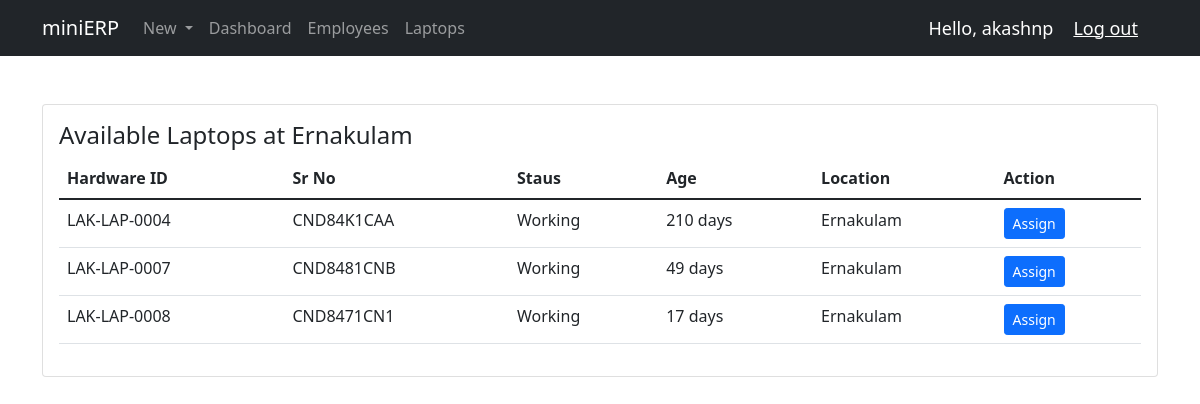
Before: /onbrd_hw_assign (signed in) with the older database file.
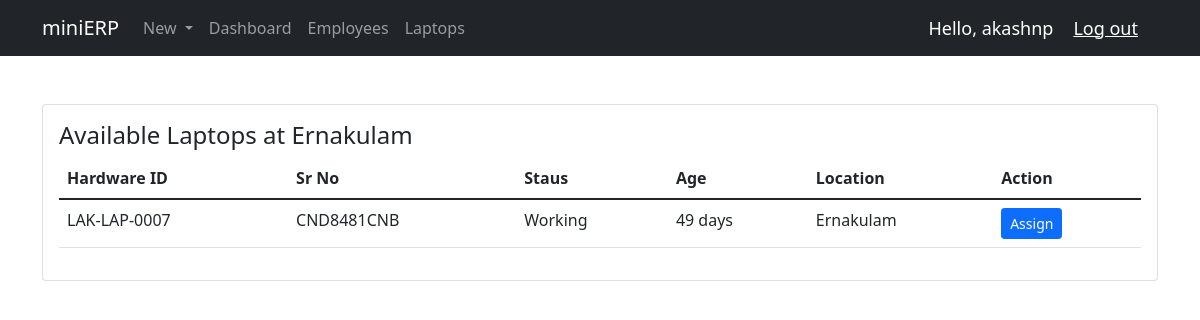
After: the same page with the newer database file.
### hardware/models.py (models this page shows, shortened)
class Employee(models.Model):
    EMPLOYEE_STATUS = (
        ('Active', 'Active'),
        ('InActive', 'Inactive'),
    )
    user = models.OneToOneField(User, null=True, on_delete=models.CASCADE)
    emp_id = models.AutoField(primary_key=True, editable=False)
    lk_emp_id = models.CharField(null=True, blank=True, max_length=15)
    dept_id = models.ForeignKey(Department, null=True, on_delete=models.SET_NULL)
    desig_id = models.ForeignKey(Designation, null=True, on_delete=models.SET_NULL)
    profilePic = models.ImageField(null=True, blank=True)
    emp_name = models.CharField(max_length=100, null=True)
    emp_email = models.CharField(max_length=100, null=True)
    emp_phone = models.IntegerField(null=True)
    emp_status = models.CharField(max_length=10, null=True, choices=EMPLOYEE_STATUS)
    loc_id = models.ForeignKey(Location, null=True, blank=False, on_delete=models.SET_NULL)
    emp_date_joined = models.DateField
    emp_date_exited = models.DateField
    emp_date_created = models.DateField(auto_now_add=True)
    history = HistoricalRecords()

class Location(models.Model):
    location_id = models.AutoField(primary_key=True, editable=False)
    location = models.CharField(max_length=20, null=True)
    def __str__(self):
        return self.location

class Laptop(models.Model):
    LAPTOP_STATUSES = (
        ('Working', 'Working'),
        ('Repair', 'Repair'),
        ('Replace', 'Replace'),
    )
    id = models.AutoField(primary_key=True, editable=False)
    hardware_id = models.CharField(max_length=50, null=True, default=None, blank=True, unique=True)
    emp_id = models.ForeignKey(Employee, null=True, blank=True, on_delete=models.SET_NULL)
    laptop_sr_no = models.CharField(max_length=100, unique=True)
    brand = models.ForeignKey(LaptopBrand, null=True, on_delete=models.SET_NULL)
    model = models.ForeignKey(LaptopModel, null=True, on_delete=models.SET_NULL)
    laptop_status = models.CharField(max_length=20, null=True, choices=LAPTOP_STATUSES)
    laptop_location = models.ForeignKey(Location, null=True, blank=False, on_delete=models.SET_NULL)
    laptop_date_purchased = models.DateField(null=True)
    laptop_date_sold = models.DateField(null=True, blank=True)
    laptop_date_created = models.DateField(auto_now_add=True)
    laptop_date_returned = models.DateField(null=True, blank=True)
    laptop_return_remarks = models.TextField(max_length=500, null=True, blank=True)
    history = HistoricalRecords()
    @property
    def laptop_age(self):
        today = date.today()
        age = today - self.laptop_date_purchased
        age_stripped = str(age).split(",", 1)[0]
        return age_stripped

### hardware/decorators.py (the view)
        def wrapper_func(request, *args, **kwargs):
            group = None
            if request.user.groups.exists():
                group = request.user.groups.all()[0].name
            if group in allowed_roles:
                return view_func(request, *args, **kwargs)
            else:
                return HttpResponse("You are not authorized to view this page!")

### hardware/views.py (called while the page is built)
@login_required(login_url='login')
@allowed_users(allowed_roles=['admin'])
def onbrd_hw_assign(request):
    latest_emp = Employee.objects.last()
    free_laptops = Laptop.objects.filter(laptop_location=latest_emp.loc_id, laptop_status='Working', emp_id=None)
    context = {'latest_emp':latest_emp, 'free_laptops':free_laptops}
    return render(request, 'hardware/onbrd_hw_assign.html', context)

### hardware/templates/hardware/onbrd_hw_assign.html (shortened to what this page needs)
{% extends 'hardware/main.html' %}
{% load crispy_forms_tags %}
{% block content %}
<div class="container">
    <br>
    <div class="row">
        <div class="col">
            <div class="card card-body">
                <h4>Available Laptops at {{latest_emp.loc_id}}</h4>
                <table class="table table-stripped">
                    <thead>
                    <tr>
                        <th scope="col">Hardware ID</th>
                        <th scope="col">Sr No</th>
                        <th scope="col">Staus</th>
                        <th scope="col">Age</th>
                        <th scope="col">Location</th>
                        <th scope="col">Action</th>
                    </tr>
                    </thead>
                    <tbody>
                        {% for lap in free_laptops %}
                            <tr>
                                <td>{{lap.hardware_id}}</td>
                                <td>{{lap.laptop_sr_no}}</td>
                                <td>{{lap.laptop_status}}</td>
                                <td>{{lap.laptop_age}}</td>
                                <td>{{lap.laptop_location}}</td>
                                <td><a href="{% url 'onbrd_complete' lap.id %}" class="btn btn-primary btn-sm">Assign</a></td>
                            </tr>
                        {% endfor %}
                    </tbody>
                </table>
    </div>
</div>
{% endblock %}

Changed rows visible on the page:
no longer on this page (row edited): Laptop: hardware_id "LAK-LAP-0004", laptop_sr_no "CND84K1CAA", laptop_status "Working", laptop_age "210 days", laptop_location "Ernakulam"
no longer on this page (row edited): Laptop: hardware_id "LAK-LAP-0008", laptop_sr_no "CND8471CN1", laptop_status "Working", laptop_age "17 days", laptop_location "Ernakulam"
